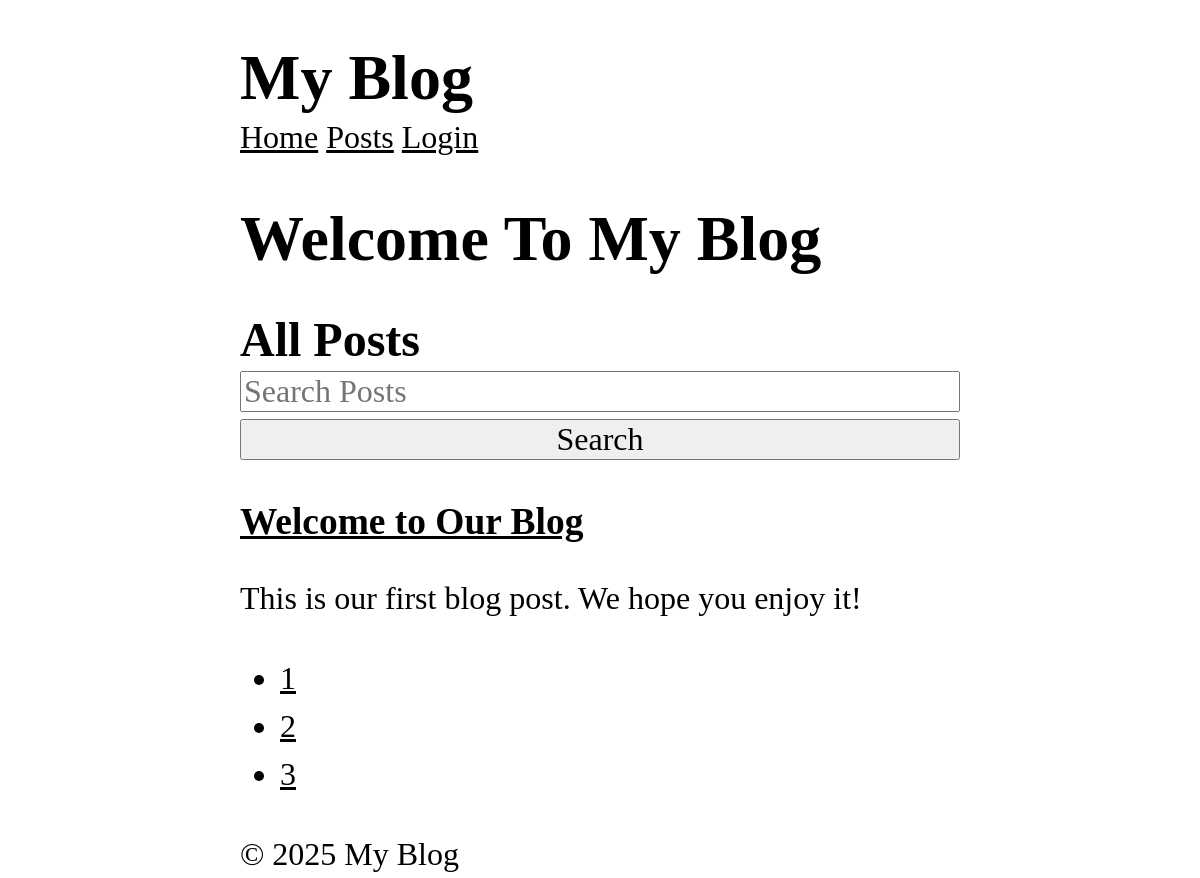
The app's page /posts?page=1, older data.
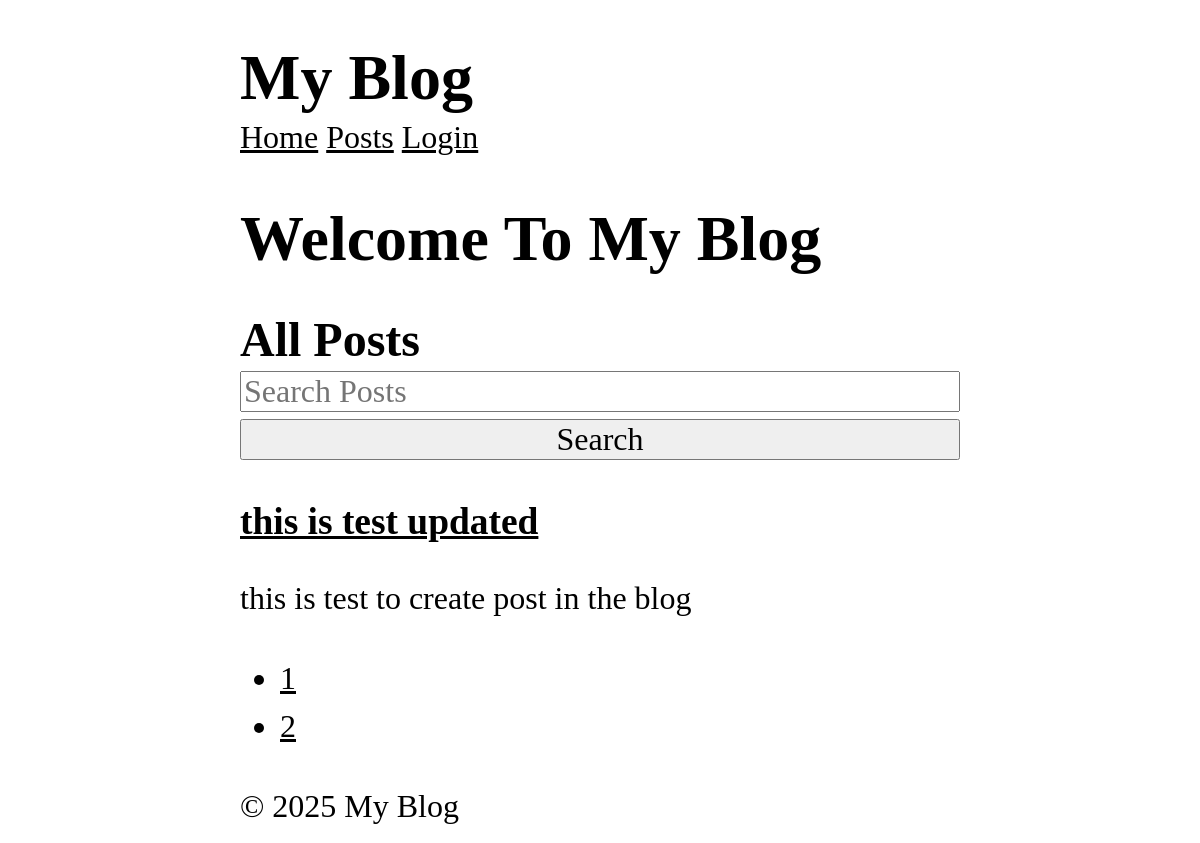
The same page, newer data.
### tables this page shows
CREATE TABLE posts (
  id INTEGER PRIMARY KEY AUTOINCREMENT,
  title TEXT NOT NULL,
  content TEXT NOT NULL,
  views INTEGER DEFAULT 0,
  user_id INTEGER NOT NULL,
  created_at DATETIME DEFAULT CURRENT_TIMESTAMP,
  FOREIGN KEY (user_id) REFERENCES users (id)
);

### app/Controller/PostController.php (called while the page is built, shortened)
<?php
class PostController
{
    public function index()
    {
       $search = $_GET['search'] ?? '';
       $page = $_GET['page'] ?? 1;
       $limit = 1;
        $posts = Post::getRecent($limit,$page, $search);
        $total = Post::count($search);
        return View::render('post/index' ,
         data:[
        'posts' => $posts,
         'search' => $search,
         'currentPage' => $page,
         'totalPages' => ceil($total/$limit)
        ],
             layout:'layouts/main');
    }
}

### core/App.php (called while the page is built, shortened)
<?php
class App
{
    protected static $container = [];
    public static function bind( string $key , mixed $value):void
    {
        static::$container[$key] = $value;
    }
    public static function get(string $key):mixed
    {
        return static::$container[$key];
    }
}

### app/Models/Post.php (called while the page is built, shortened)
<?php
class Post extends Model
{
    protected static string $table = 'posts';
    public static function getRecent(?int $limit=null ,?int $page = null, ?string $search=null)
    {
        $db = App::get('database');
        $query = 'SELECT * FROM ' . static::$table ;
        $params = [];
        if($search !== null)
        {
           $query .= ' WHERE title LIKE ? OR content LIKE ?';
           $params = ["%$search%" , "%$search%"];
        }
        $query .= ' ORDER BY created_at DESC';
        if($limit !== null)
        {
            $query .= ' LIMIT ?';
            $params[] = $limit;
        }
        if($page !== null && $limit !== null)
        {
            $offset = ($page - 1) * $limit;
            $query .= ' OFFSET ?';
            $params[] = $offset;
        }
        return $db->fetchAll($query , $params , static::class);
    }
}

### core/Database.php (called while the page is built, shortened)
<?php
class Database {
  protected $pdo;
  public function __construct(array $config) {
    try {
      $dsn = $this->createDsn($config);
      $username = $config['username'] ?? null;
      $password = $config['password'] ?? null;
      $options = $config['options'] ?? null;
      $this->pdo = new PDO($dsn, $username, $password, $options);
      $this->pdo->setAttribute(PDO::ATTR_ERRMODE, PDO::ERRMODE_EXCEPTION);
    } catch (PDOException $e) {
      throw new Exception("Could not connect to the database");
    }
  }
  protected function createDsn(array $config): string {
    $driver = $config['driver'];
    $dbname = $config['dbname'];
    return match($driver) {
      'sqlite' => "sqlite:$dbname",
      default => throw new Exception("Unsupported database driver: $driver")
    };
  }
  public function query(string $sql, array $params = []): PDOStatement {
    $stmt = $this->pdo->prepare($sql);
    $stmt->execute($params);
    return $stmt;
  }
  public function fetchAll(string $sql, array $params = [] , ?string $className = null): array {
    $stmt = $this->query($sql, $params);
    return $className
    ? $stmt->fetchAll(PDO::FETCH_CLASS, $className)
     : $stmt->fetchAll(PDO::FETCH_ASSOC);
  }
}

### core/Router.php (called while the page is built, shortened)
<?php
class Router
{
    protected array $routes = [];
    protected array $globalMiddleware = [];
    protected array $routeMiddleware = [];
    public function add(string $method , string $uri , string $controller , array $middlewares = []): void
    {
        $this->routes[] = [
            'method' => $method,
            'uri' => $uri,
            'controller' => $controller ,
            'middlewares' => $middlewares
        ];
    }
    public function addGlobalMiddleware(string $middleware): void
    {
        $this->globalMiddleware[] = $middleware;
    }
    public function addRouteMiddleware(string $name , string $middleware): void
    {
        $this->routeMiddleware[$name] = $middleware;
    }
    public function dispatch(string $uri , string $method): string
    {
        $route = $this->findRoute($uri , $method);
        $middlewares = [
            ...$this->globalMiddleware,
            ...array_map(fn($name) => $this->routeMiddleware[$name] , $route['middlewares'])
        ];
        return $this->runMiddleware($middlewares ,
        function() use ($route) {
            [$controller , $action] = explode('@' , $route['controller']);
        return $this->callAction($controller , $action , $route['params']);
        });
    }
    protected function runMiddleware(array $middlewares ,callable $target): mixed
    {
        $next = $target;
        foreach(array_reverse($middlewares) as $middleware)
        {
            $next = fn()=>(new $middleware)->handle($next);
        }
        return $next();
    }
    protected function findRoute(string $uri , string $method): ?array
    {
        foreach($this->routes as $route)
        {
            $params = $this->matchRoute($route['uri'] , $uri);
            if($params !== null && $route['method'] === $method)
            {
                return [...$route ,'params' => $params];
            }
        }
        return null;
    }
    protected function matchRoute(string $routeUri , string $requestUri):?array
    {
        $routeSegaments = explode('/' , trim($routeUri , '/'));
        $requestSegaments = explode('/' , trim($requestUri , '/'));
        $params = [];
        foreach($routeSegaments as $index => $routeSegament)
        {
            if(str_starts_with($routeSegament , '{') && str_ends_with($routeSegament , '}'))
            {
                $params[trim($routeSegament , '{}')] = $requestSegaments[$index];
            }elseif($routeSegament !== $requestSegaments[$index])
            {
                return null;
            }
        }
        return $params;
    }
    protected function callAction(string $controller ,string $action , array $params): string
    {
       return (new $controllerClass)->$action(...$params);
    }
}

### app/Middlewares/CSRF.php (called while the page is built, shortened)
<?php
class CSRF implements Middleware
{
    public function handle(callable $next)
    {
        return $next();
    }
}

### app/Middlewares/View.php (called while the page is built, shortened)
<?php
class View implements Middleware
{
    public function handle(callable $next)
    {
        return $next();
    }
}

### core/View.php (called while the page is built, shortened)
<?php
class View
{
    protected static $globals = [];
    public static function share(string $key , mixed $value): void
    {
        static::$globals[$key] = $value;
    }
    public static function render(string $template , array $data = [], string $layout = null): string
    {
        $data = [...static::$globals , ...$data];
        $content = static::renderTemplate($template , $data);
        return static::renderLayout($layout , $data , $content);
    }
    public static function partial(string $template , array $data = []): string
    {
        return static::renderTemplate("/partials/$template" , $data);
    }
    protected static function renderTemplate(string $template , array $data): string
    {
        extract($data);
        $path = dirname(__DIR__) . "/app/Views/$template.php";
        require $path;
        return ob_get_clean();
    }
    protected static function renderLayout(?string $template , array $data , string $content): string
    {
        return ob_get_clean();
    }
}

### helpers.php (called while the page is built, shortened)
<?php
if(!function_exists('partial'))
{
    function partial(string $template , array $data = []): string
        {
            return View::partial($template , $data);
        }
}

### app/Views/partials/_posts.php (the view)
<?php foreach($posts as $post): ?>
    <article>
    <h3><a href="/posts/<?= $post->id ?>"><?= htmlspecialchars($post->title) ?></a></h3>
    <p><?= htmlspecialchars(substr($post->content, 0, 100)) ?></p>
    </article>
<?php endforeach; ?>

### app/Views/partials/_pagination.php
<?php
$queryParams = $_GET;
unset($queryParams['page']);
 function buildQueryString(array $params , $page): string
{
    $params['page'] = $page;
    return http_build_query($params);
}
?>
<?php if($totalPages > 1) : ?>
<nav>
    <ul>
        <?php for($i = 1; $i <= $totalPages; $i++) : ?>
            <li>
                <?php if($i === $currentPage) : ?>
                    <span><?=$i?></span>
                <?php else : ?>
                    <a href="?<?=buildQueryString($queryParams , $i)?>"><?=$i?></a>
                <?php endif; ?>
            </li>
        <?php endfor; ?>
    </ul>
</nav>
<?php endif; ?>

Row changes from the older to the newer data that the page shows:
no longer on this page (row edited): posts: title "Welcome to Our Blog", content "This is our first blog post. We hope you enjoy it!"
added posts: title "this is test updated", content "this is test to create post in the blog"
Text that changed along with them:
list line gone: "3"
